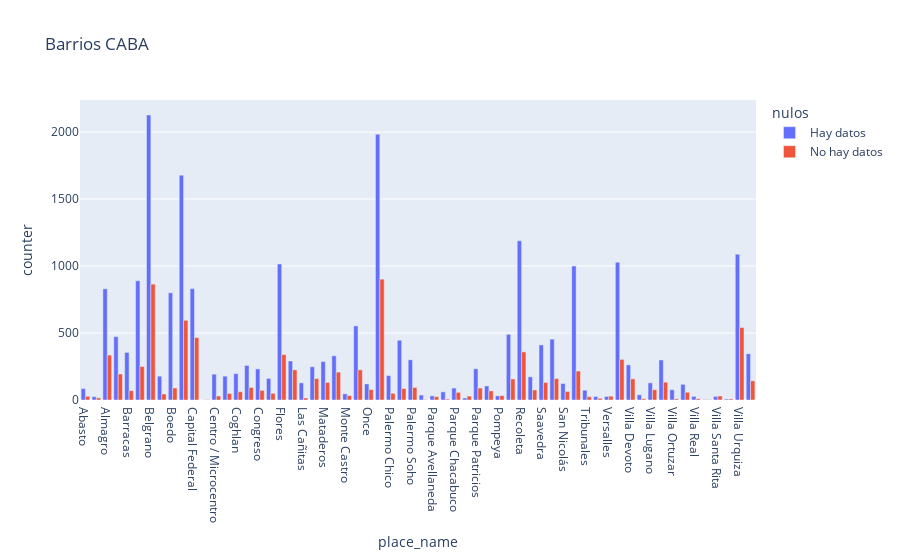

This figure's notebook cell:
### Code cell
fig = px.bar(caba_barrios_grupo, x="place_name", y="counter",
             color='nulos', barmode='group',
             height=400, title="Barrios CABA")
fig.show()

### Figure 1 — Plotly figure (JSON) as saved in the notebook; plotly's stock layout.template omitted (floating-point values rounded to 4 significant figures)
{"data": [{"alignmentgroup": "True", "hovertemplate": "nulos=Hay datos<br>place_name=%{x}<br>counter=%{y}<extra></extra>", "legendgroup": "Hay datos", "marker": {"color": "#636efa"}, "name": "Hay datos", "offsetgroup": "Hay datos", "orientation": "v", "showlegend": true, "textposition": "auto", "type": "bar", "x": ["Abasto", "Agronomía", "Almagro", "Balvanera", "Barracas", "Barrio Norte", "Belgrano", "Boca", "Boedo", "Caballito", "Capital Federal", "Catalinas", "Centro / Microcentro", "Chacarita", "Coghlan", "Colegiales", "Congreso", "Constitución", "Flores", "Floresta", "Las Cañitas", "Liniers", "Mataderos", "Monserrat", "Monte Castro", "Nuñez", "Once", "Palermo", "Palermo Chico", "Palermo Hollywood", "Palermo Soho", "Palermo Viejo", "Parque Avellaneda", "Parque Centenario", "Parque Chacabuco", "Parque Chas", "Parque Patricios", "Paternal", "Pompeya", "Puerto Madero", "Recoleta", "Retiro", "Saavedra", "San Cristobal", "San Nicolás", "San Telmo", "Tribunales", "Velez Sarsfield", "Versalles", "Villa Crespo", "Villa Devoto", "Villa General Mitre", "Villa Lugano", "Villa Luro", "Villa Ortuzar", "Villa Pueyrredón", "Villa Real", "Villa Riachuelo", "Villa Santa Rita", "Villa Soldati", "Villa Urquiza", "Villa del Parque"], "xaxis": "x", "y": [85, 25, 830, 473, 355, 890, 2127, 178, 800, 1678, 831, 1, 193, 178, 197, 258, 232, 161, 1015, 291, 128, 248, 287, 330, 46, 553, 120, 1983, 182, 446, 300, 37, 31, 61, 89, 15, 233, 105, 31, 490, 1188, 173, 411, 454, 123, 1000, 73, 26, 26, 1028, 262, 39, 128, 299, 77, 117, 27, 3, 27, 7, 1088, 345], "yaxis": "y"}, {"alignmentgroup": "True", "hovertemplate": "nulos=No hay datos<br>place_name=%{x}<br>counter=%{y}<extra></extra>", "legendgroup": "No hay datos", "marker": {"color": "#EF553B"}, "name": "No hay datos", "offsetgroup": "No hay datos", "orientation": "v", "showlegend": true, "textposition": "auto", "type": "bar", "x": ["Abasto", "Agronomía", "Almagro", "Balvanera", "Barracas", "Barrio Norte", "Belgrano", "Boca", "Boedo", "Caballito", "Capital Federal", "Catalinas", "Centro / Microcentro", "Chacarita", "Coghlan", "Colegiales", "Congreso", "Constitución", "Flores", "Floresta", "Las Cañitas", "Liniers", "Mataderos", "Monserrat", "Monte Castro", "Nuñez", "Once", "Palermo", "Palermo Chico", "Palermo Hollywood", "Palermo Soho", "Palermo Viejo", "Parque Avellaneda", "Parque Centenario", "Parque Chacabuco", "Parque Chas", "Parque Patricios", "Paternal", "Pompeya", "Puerto Madero", "Recoleta", "Retiro", "Saavedra", "San Cristobal", "San Nicolás", "San Telmo", "Tribunales", "Velez Sarsfield", "Versalles", "Villa Crespo", "Villa Devoto", "Villa General Mitre", "Villa Lugano", "Villa Luro", "Villa Ortuzar", "Villa Pueyrredón", "Villa Real", "Villa Riachuelo", "Villa Santa Rita", "Villa Soldati", "Villa Urquiza", "Villa del Parque"], "xaxis": "x", "y": [28, 16, 335, 194, 70, 250, 865, 45, 90, 595, 466, 3, 30, 49, 62, 94, 72, 50, 339, 225, 15, 160, 131, 208, 33, 225, 78, 902, 50, 86, 94, 3, 25, 7, 57, 29, 89, 68, 33, 157, 359, 75, 131, 160, 64, 216, 25, 13, 29, 303, 158, 9, 77, 133, 9, 58, 10, 3, 30, 8, 541, 143], "yaxis": "y"}], "layout": {"autosize": true, "barmode": "group", "legend": {"title": {"text": "nulos"}, "tracegroupgap": 0}, "title": {"text": "Barrios CABA"}, "xaxis": {"anchor": "y", "autorange": true, "domain": [0, 1], "range": [-0.5, 61.5], "title": {"text": "place_name"}, "type": "category"}, "yaxis": {"anchor": "x", "autorange": true, "domain": [0, 1], "range": [0, 2239.0], "title": {"text": "counter"}, "type": "linear"}}}
